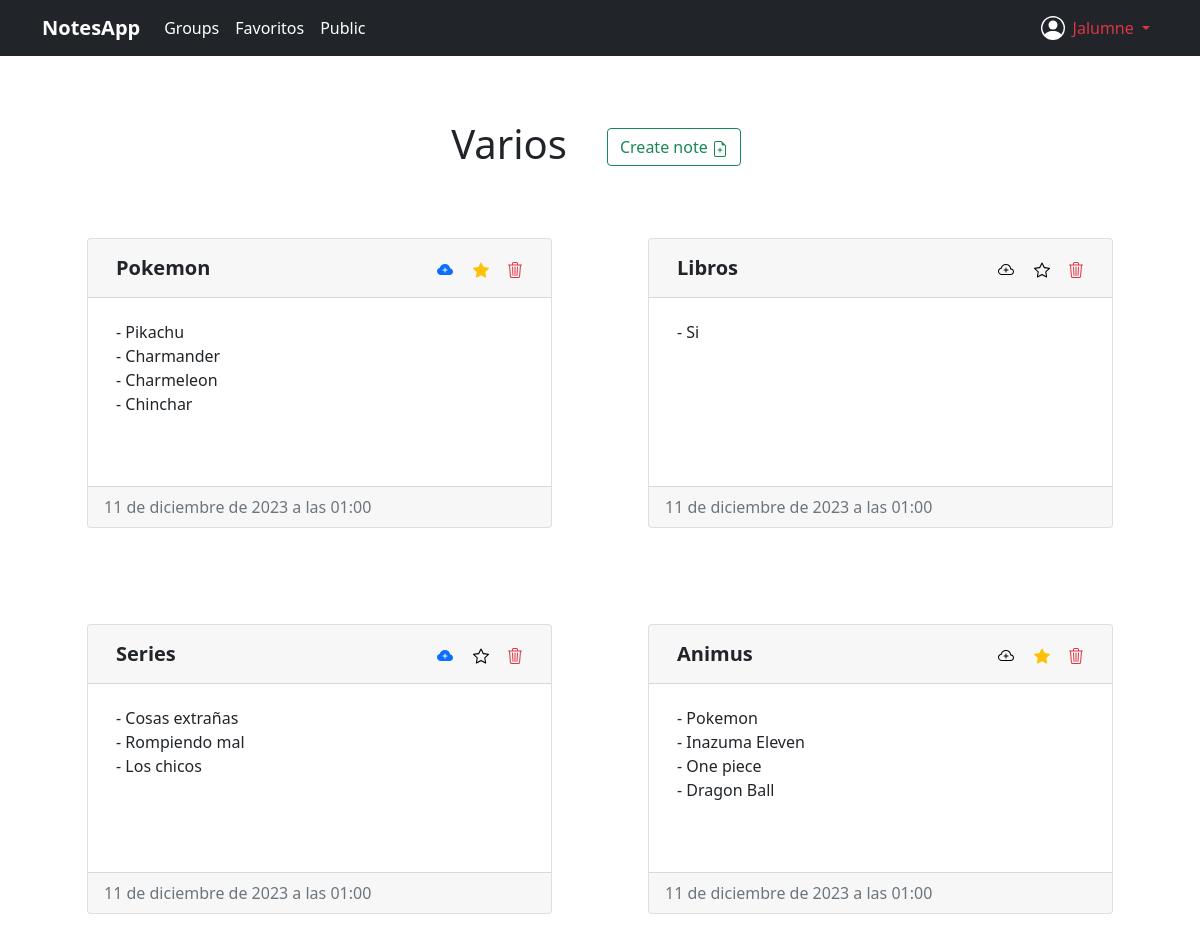
Page /myapp/group/30 (signed in) on the committed database.
### myapp/models.py (models this page shows, shortened)
class NotesGroup(models.Model):
    title = models.CharField(null=False, max_length=50)
    description = models.TextField()
    user = models.ForeignKey(User, on_delete=models.CASCADE, null=True)

class Note(models.Model):
    title = models.CharField(null=False, max_length=50)
    date = models.DateTimeField(default=datetime.now())
    content = models.TextField()
    notes_group = models.ForeignKey(NotesGroup, on_delete=models.CASCADE)
    favourite = models.BooleanField(default=False)
    public = models.BooleanField(default=False)

### myapp/views.py (the view)
# urls.py: path('group/<int:group_id>', notes, name='notes'),
@login_required
@require_GET
def notes(request, group_id):
    notesGroup = get_list_or_404(NotesGroup, id=group_id)[0]
    notes = Note.objects.filter(notes_group_id=group_id)
    return render(request, 'notes.html', {
        'notes_group': notesGroup,
        'notes_list': notes
    })

### myapp/templates/notes.html (shortened to what this page needs)
{% extends 'base.html' %}
{% block content %}
<div class="container-fluid">
    <header class="d-flex flex-wrap justify-content-center">
        <h1 class="text-center m-3">{{ notes_group.title }}</h1>
        <form action='/myapp/notes/{{ notes_group.id }}/create' method="post">
            <button type="submit" class="btn btn-outline-success m-4">
                Create note
                <i>
                </i>
            </button>
        </form>
    </header>
    <div class="d-flex flex-wrap justify-content-center">
        {% for note in notes_list %}
                <div class="card m-5">
                    <div class="card-header d-flex space-between flex-wrap">
                        <form id="form-update-title-{{ note.id }}" action='/myapp/notes/{{ note.id }}/update/title' method="post">
                            <input type="text" class="form-control fs-5 fw-bold" style="border: 0px; background-color: transparent;" name="title"  value="{{ note.title }}"  onchange="document.getElementById('form-update-title-{{ note.id }}').submit()">
                        </form>
                        <form action='/myapp/notes/{{ note.id }}/update/public' method="post">
                            <button type="submit" class="mt-2 me-2" style="border: 0px;background-color: transparent;">
                                <i>
                                </i>
                            </button>
                        </form>
                        <form action='/myapp/notes/{{ note.id }}/update/favourite' method="post">
                            <button type="submit" class="mt-2" style="border: 0px;background-color: transparent;">
                                <i>
                                </i>
                            </button>
                        </form>
                        <button type="button" class="btn btn-outline-danger border-0" data-bs-toggle="modal" data-bs-target="#delete_note_modal{{ note.id }}">
                        </button>
                    </div>
                    <div class="card-body">
                        <form id="form-update-descr-{{ note.id }}" action='/myapp/notes/{{ note.id }}/update/content' method="post">
                            <textarea class="form-control" style="resize: none; border: 0px;" onchange="document.getElementById('form-update-descr-{{ note.id }}').submit()" name="content" cols="auto" rows="6">{{ note.content }}</textarea>
                        </form>
                    </div>
                    <div class="card-footer text-muted">{{ note.date }}</div>
                </div>
        {% endfor %}
    </div>
</div>
{% endblock %}

### myapp/templates/base.html (shortened to what this page needs)
{% load static %}
<!DOCTYPE html>
<html lang="en">
<head>
    <link rel="stylesheet" href={% static 'css/bootstrap.min.css' %}>
</head>
<body>
    <div class="mb-5">
        <nav class="navbar navbar-expand-lg bg-dark navbar-dark">
            <div class="container">
                <a class="navbar-brand fw-bold bs-body-light" href={% url 'home' %}>NotesApp</a>
                <div class="collapse navbar-collapse" id="navbarSupportedContent">
                    <ul class="navbar-nav me-auto mb-2 mb-lg-0">
                        {% if not user.is_authenticated %}
                            <li class="nav-item">
                                <a class="nav-link active" aria-current="page" href={% url 'login' %}>Login</a>
                            </li>
                            <li class="nav-item">
                                <a class="nav-link active" aria-current="page" href={% url 'register' %}>Register</a>
                            </li>
                        {% else %}
                            <li class="nav-item">
                                <a class="nav-link active" aria-current="page" href={% url 'notes_groups' %}>Groups</a>
                            </li>
                            <li class="nav-item">
                                <a class="nav-link active" aria-current="page" href={% url 'favourite_notes' user.id %}>Favoritos</a>
                            </li>
                            <li class="nav-item">
                                <a class="nav-link active" aria-current="page" href={% url 'public_notes' %}>Public</a>
                            </li>
                        {% endif %}
                    </ul>
                </div>
                {% if user.is_authenticated %}
                    <div class="collapse navbar-collapse">
                        <ul class="navbar-nav ms-auto mb-lg-0">
                            <li class="nav-item">
                                <i>
                                </i>
                            </li>
                            <li class="nav-item dropdown">
                                <a class="nav-link dropdown-toggle {% if user.is_staff %}text-danger{% endif %}" href="#" id="navbarDropdownMenuLink" role="button" data-bs-toggle="dropdown" aria-expanded="false">
                                    {{ user }}
                                </a>
                            </li>
                        </ul>
                    </div>
                {% endif %}
            </div>
        </nav>
    </div>
    {% block content %}
    {% endblock %}
</body>
</html>

### rows in the picture
NotesGroup: title "Varios"
Note: title "Pokemon", public True (drawn), favourite True (drawn), content "- Pikachu - Charmander - Charmeleon - Chinchar", date "11 de diciembre de 2023 a las 01:00"
Note: title "Libros", public False (drawn), favourite False (drawn), content "- Si", date "11 de diciembre de 2023 a las 01:00"
Note: title "Series", public True (drawn), favourite False (drawn), content "- Cosas extrañas - Rompiendo mal - Los chicos", date "11 de diciembre de 2023 a las 01:00"
Note: title "Animus", public False (drawn), favourite True (drawn), content "- Pokemon - Inazuma Eleven - One piece - Dragon Ball", date "11 de diciembre de 2023 a las 01:00"

### other values in the picture
{{ user }} "Jalumne"
